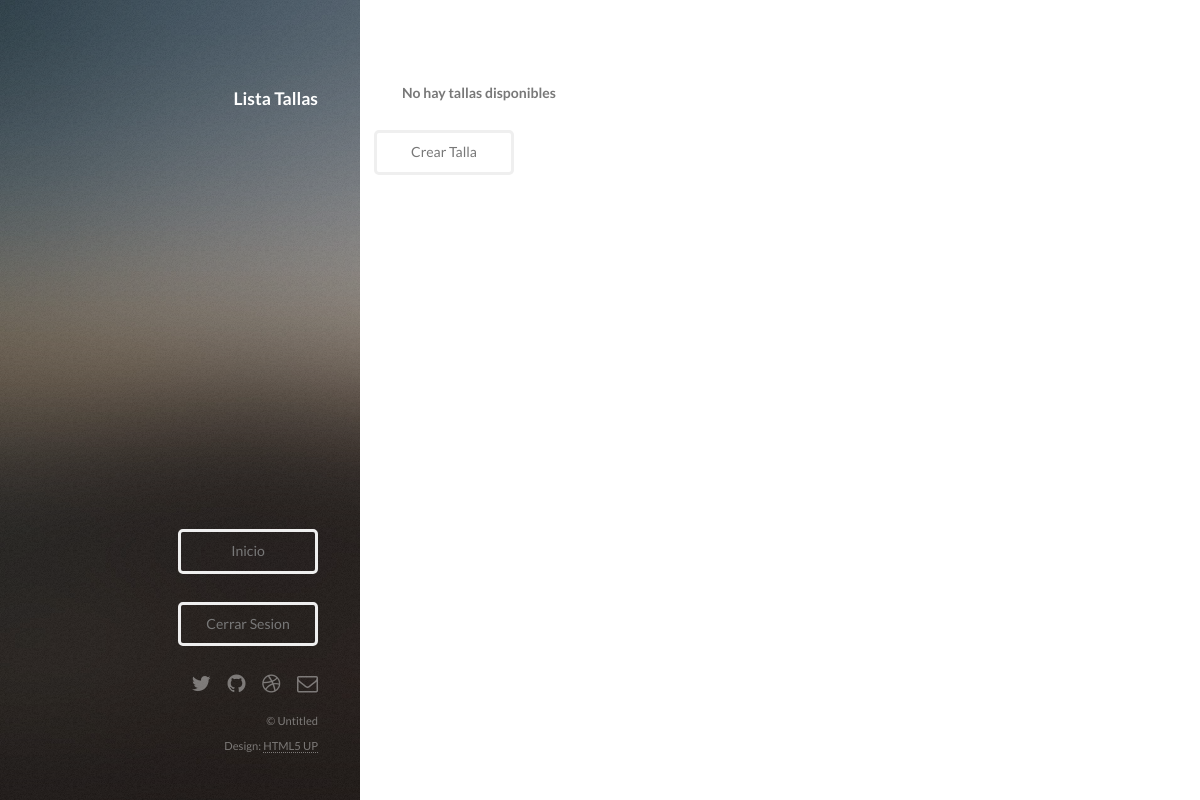
The app's page /stock/lista-tallas/ (signed in), older data.
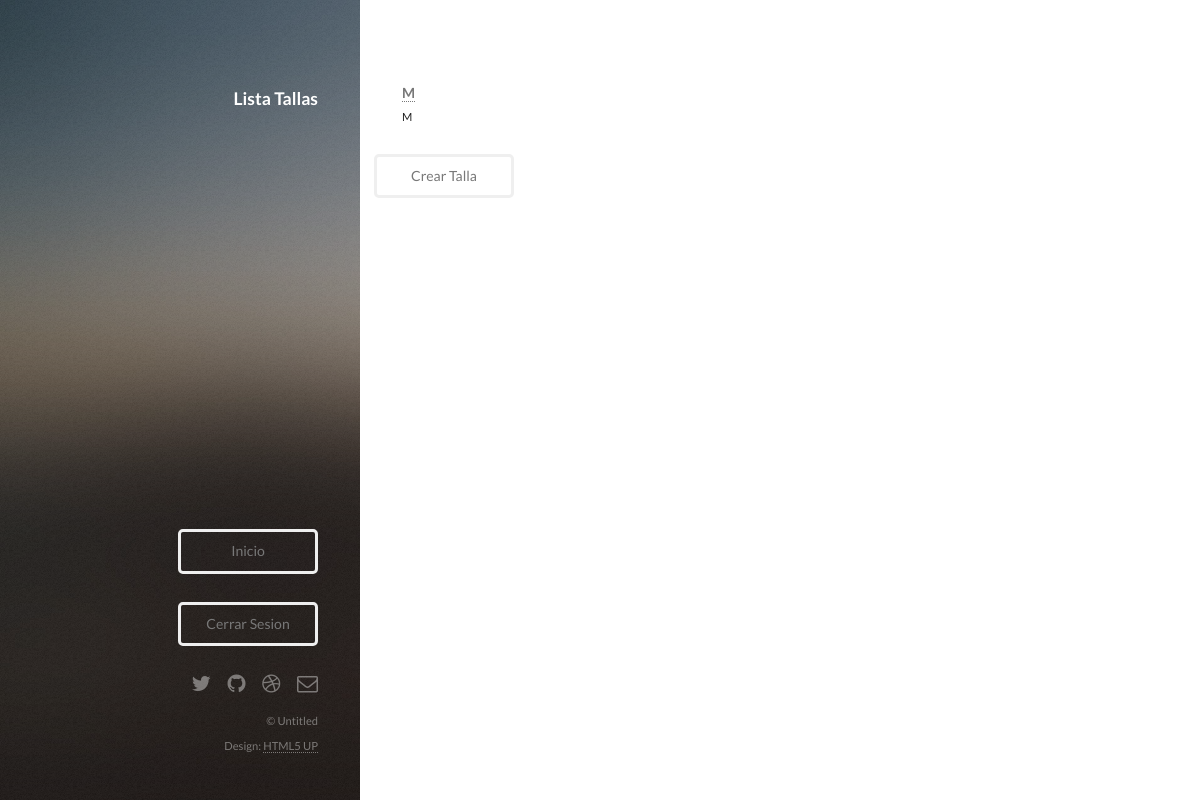
The same page, newer data.
### stock/models.py (models this page shows, shortened)
class Talla(models.Model):
	codigo = models.CharField(max_length=5)
	nombre = models.CharField(max_length=20)

### stock/views.py (the view)
class ListaTallasView(ListView):
    model = Talla
    template_name = 'lista_tallas.html'

### stock/templates/lista_tallas.html (shortened to what this page needs)
{% load staticfiles %}
<!DOCTYPE HTML>
<html>
<head>
    <link rel="stylesheet" href=" {% static 'assets/css/main.css' %}" />
</head>
<body id="top">
    <header id="header">
        <div class="inner">
            <h1>
                <strong>Lista Tallas</strong>
                <br />
        </div>
    </header>
    <div id="main">
        <section id="one">
            <div class="row">
                {% for talla in object_list %}
                <article class="6u 12u$(xsmall) work-item">
                    <h3>
                        <a href="/stock/talla/{{talla.codigo}}" class="header">{{ talla.nombre }}</a>
                    </h3>
                    <p>
                        {{ talla.codigo }}
                    </p>
                </article>
                {% empty %}
                <article class="6u 12u$(xsmall) work-item">
                    <h3>No hay tallas disponibles</h3>
                </article>
                {% endfor %}
            </div>
            <div class="row">
                <a class="button" href="/stock/crear-talla/">Crear Talla</a>
            </div>
        </section>
    </div>
    <footer id="footer">
        <div class="inner">
            {% if user.is_authenticated %}
            <ul>
                <a href="/" class="button">Inicio</a>
            </ul>
            <ul>
                <a href="/accounts/logout" class="button">Cerrar Sesion</a>
            </ul>
            {% else %}
            <ul>
                <a href="/accounts/login" class="button">Iniciar Sesion</a>
            </ul>
            {% endif %}
            <ul class="icons">
                <li>
                    <a href="#" class="icon fa-twitter">
                    </a>
                </li>
                <li>
                    <a href="#" class="icon fa-github">
                    </a>
                </li>
                <li>
                    <a href="#" class="icon fa-dribbble">
                    </a>
                </li>
                <li>
                    <a href="#" class="icon fa-envelope-o">
                    </a>
                </li>
            </ul>
            <ul class="copyright">
                <li>&copy; Untitled</li>
                <li>Design:
                    <a href="http://html5up.net">HTML5 UP</a>
                </li>
            </ul>
        </div>
    </footer>
    <link href="{% static 'semantic-ui/semantic.min.css' %}" rel="stylesheet">
</body>
</html>

Row changes from the older to the newer data that the page shows:
added Talla: nombre "M", codigo "M"
Text that changed along with them:
text no longer shown: "No hay tallas disponibles"
